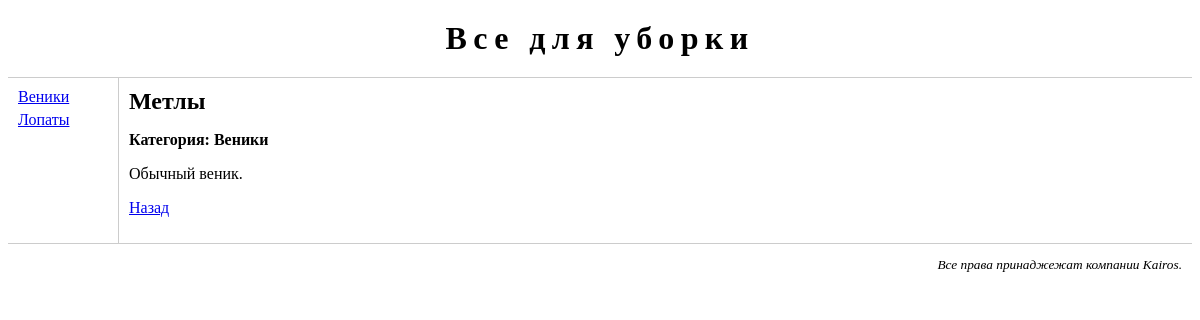
The page /goods/good/2/ on the database as committed earlier.
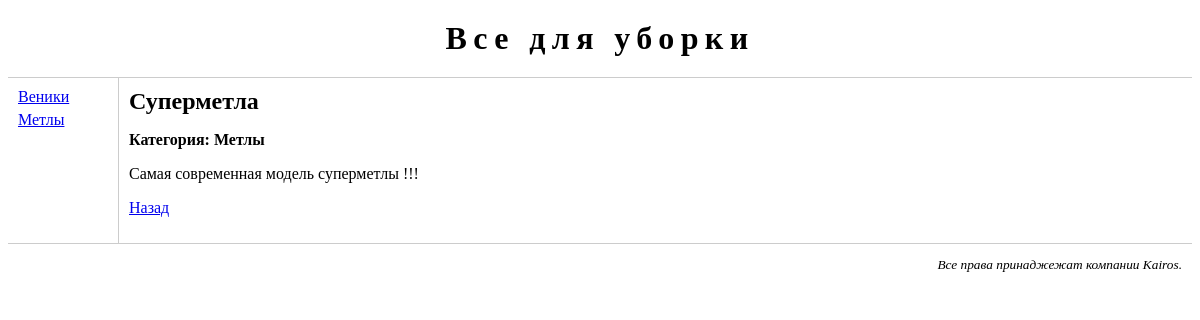
The same page on the database as committed later.
### page/models.py (models this page shows, shortened)
class Category(models.Model):
	name = models.CharField('Название категории', max_length = 30, unique = True)
	description = models.TextField('Описание', blank = True)
	class Meta:
		verbose_name = "категория"
		verbose_name_plural = "категории"

class Good(models.Model):
	name = models.CharField('Наименование товара', max_length = 50, unique = True)
	description = models.TextField('Описание')
	in_stock = models.BooleanField(default = True, db_index = True)
	category = models.ForeignKey(Category, null = True, blank = True, on_delete = models.SET_NULL)
	price = models.PositiveIntegerField(null = False, blank = False)
	class Meta:
		ordering = ["-price", "name"]
		unique_together = ("category", "name", "price")
		verbose_name = "товар"
		verbose_name_plural = "товары"

### page/views.py (the view)
# urls.py: url(r'^good/(?P<good_id>\d+)/$', views.good, name = "good"),
def good(request, good_id):
	cats = Category.objects.all().order_by("name")
	try:
		good = Good.objects.get(pk = good_id)
	except Good.DoesNotExist:
		raise Http404("Страница не найдена ухахаха!")
	return render(request, "page/good.html", {"cats": cats, "good": good})

### page/templates/page/good.html (shortened to what this page needs)
{% extends "page/base.html" %}
{% block main %}
	<h2>{{ good.name }}</h2>
	<p class="category">Категория: {{ good.category.name }}</p>
	<p>{{ good.description|linebreaksbr }}</p>
	<p><a href="/good/{{ good.category.id }}/"> Назад </a></p>
{% endblock %}

### page/templates/page/base.html (shortened to what this page needs)
{% load staticfiles %}
<!DOCTYPE html>
<html>
	<head>
		<link rel="stylesheet" type="text/css" href="{% static "page/main.css"%}">
	</head>
	<body>
		<div id="header">
			<h1>Все для уборки</h1>
		</div>
		<div id="leftmenu">
			<ul>
				{% for cat in cats %}
					<li>
						{% url 'page:index' cat_id=cat.id as cat_url %}
						<a href = "{{ cat_url }}">{{ cat.name }}</a>
					</li>
				{% endfor %}
			</ul>
		</div>
		<div id="main">
			{% block main %}
			{% endblock %}
		</div>
		<div id="footer">
			<p>Все права принаджежат компании Kairos.</p>
		</div>
	</body>
</html>

Rows that differ between the two databases and show on the page:
removed Category: name "Лопаты"
added Category: name "Метлы"
changed Good "Метлы": name "Метлы" → "Суперметла"; category.name "Веники" → "Метлы"; description "Обычный веник." → "Самая современная модель суперметлы !!!"
